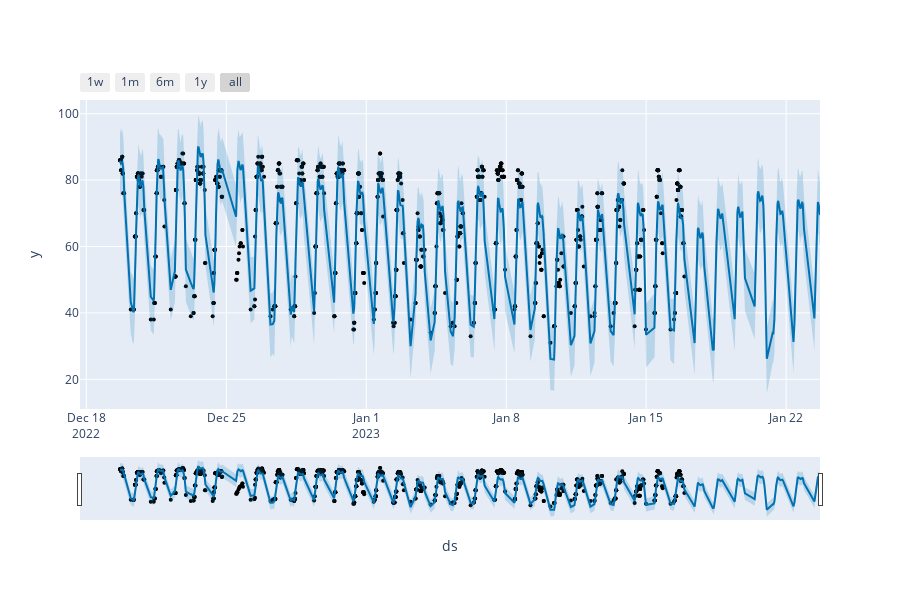

Source (notebook cell):
### Code cell
plot_plotly(m, forecast)

### Figure 1 — Plotly figure (JSON) as saved in the notebook; plotly's stock layout.template omitted (floating-point values rounded to 4 significant figures; data arrays with more than 128 entries replaced by an {"elided": "..."} marker saying what was removed)
{"data": [{"marker": {"color": "black", "size": 4}, "mode": "markers", "name": "Actual", "type": "scatter", "x": {"elided": "1126 str values"}, "y": {"elided": "1126 int values"}}, {"hoverinfo": "skip", "line": {"width": 0}, "mode": "lines", "type": "scatter", "x": {"elided": "1385 str values"}, "y": {"elided": "1385 float values"}}, {"fill": "tonexty", "fillcolor": "rgba(0, 114, 178, 0.2)", "line": {"color": "#0072B2", "width": 2}, "mode": "lines", "name": "Predicted", "type": "scatter", "x": {"elided": "1385 str values"}, "y": {"elided": "1385 float values"}}, {"fill": "tonexty", "fillcolor": "rgba(0, 114, 178, 0.2)", "hoverinfo": "skip", "line": {"width": 0}, "mode": "lines", "type": "scatter", "x": {"elided": "1385 str values"}, "y": {"elided": "1385 float values"}}], "layout": {"height": 600, "showlegend": false, "width": 900, "xaxis": {"rangeselector": {"buttons": [{"count": 7, "label": "1w", "step": "day", "stepmode": "backward"}, {"count": 1, "label": "1m", "step": "month", "stepmode": "backward"}, {"count": 6, "label": "6m", "step": "month", "stepmode": "backward"}, {"count": 1, "label": "1y", "step": "year", "stepmode": "backward"}, {"step": "all"}]}, "rangeslider": {"visible": true}, "title": {"text": "ds"}, "type": "date"}, "yaxis": {"title": {"text": "y"}}}}
